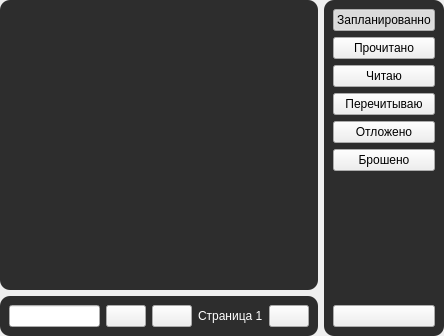
<?xml version="1.0" encoding="UTF-8"?>
<ui version="4.0">
 <class>Form</class>
 <widget class="QWidget" name="Form">
  <property name="geometry">
   <rect>
    <x>0</x>
    <y>0</y>
    <width>444</width>
    <height>336</height>
   </rect>
  </property>
  <property name="windowTitle">
   <string>Form</string>
  </property>
  <property name="styleSheet">
   <string notr="true">QFrame {
	border-radius: 10px;
	background-color: rgb(45, 45, 45);
	color: rgb(255, 255, 255);
}</string>
  </property>
  <layout class="QHBoxLayout" name="horizontalLayout_4">
   <property name="leftMargin">
    <number>0</number>
   </property>
   <property name="topMargin">
    <number>0</number>
   </property>
   <property name="rightMargin">
    <number>0</number>
   </property>
   <property name="bottomMargin">
    <number>0</number>
   </property>
   <item>
    <layout class="QVBoxLayout" name="search">
     <item>
      <widget class="QFrame" name="items_frame">
       <property name="frameShape">
        <enum>QFrame::StyledPanel</enum>
       </property>
       <property name="frameShadow">
        <enum>QFrame::Raised</enum>
       </property>
       <layout class="QVBoxLayout" name="verticalLayout_3">
        <item>
         <widget class="QListWidget" name="items_list">
          <property name="wordWrap">
           <bool>true</bool>
          </property>
         </widget>
        </item>
       </layout>
      </widget>
     </item>
     <item>
      <widget class="QFrame" name="search_frame">
       <property name="frameShape">
        <enum>QFrame::StyledPanel</enum>
       </property>
       <property name="frameShadow">
        <enum>QFrame::Raised</enum>
       </property>
       <layout class="QHBoxLayout" name="horizontalLayout_3">
        <item>
         <widget class="QFrame" name="text_frame">
          <property name="frameShape">
           <enum>QFrame::StyledPanel</enum>
          </property>
          <property name="frameShadow">
           <enum>QFrame::Raised</enum>
          </property>
          <layout class="QHBoxLayout" name="horizontalLayout_2">
           <property name="leftMargin">
            <number>0</number>
           </property>
           <property name="topMargin">
            <number>0</number>
           </property>
           <property name="rightMargin">
            <number>0</number>
           </property>
           <property name="bottomMargin">
            <number>0</number>
           </property>
           <item>
            <widget class="QLineEdit" name="title_line"/>
           </item>
           <item>
            <widget class="QPushButton" name="search_btn">
             <property name="text">
              <string/>
             </property>
             <property name="icon">
              <iconset resource="../desu_res.qrc">
               <normaloff>:/icons/images/search.png</normaloff>:/icons/images/search.png</iconset>
             </property>
            </widget>
           </item>
          </layout>
         </widget>
        </item>
        <item>
         <widget class="QFrame" name="page_frame">
          <property name="frameShape">
           <enum>QFrame::StyledPanel</enum>
          </property>
          <property name="frameShadow">
           <enum>QFrame::Raised</enum>
          </property>
          <layout class="QHBoxLayout" name="horizontalLayout">
           <property name="leftMargin">
            <number>0</number>
           </property>
           <property name="topMargin">
            <number>0</number>
           </property>
           <property name="rightMargin">
            <number>0</number>
           </property>
           <property name="bottomMargin">
            <number>0</number>
           </property>
           <item>
            <widget class="QPushButton" name="prev_btn">
             <property name="text">
              <string/>
             </property>
             <property name="icon">
              <iconset resource="../desu_res.qrc">
               <normaloff>:/icons/images/prev.png</normaloff>:/icons/images/prev.png</iconset>
             </property>
            </widget>
           </item>
           <item>
            <widget class="QLabel" name="page_label">
             <property name="text">
              <string>Страница 1</string>
             </property>
            </widget>
           </item>
           <item>
            <widget class="QPushButton" name="next_btn">
             <property name="text">
              <string/>
             </property>
             <property name="icon">
              <iconset resource="../desu_res.qrc">
               <normaloff>:/icons/images/next.png</normaloff>:/icons/images/next.png</iconset>
             </property>
            </widget>
           </item>
          </layout>
         </widget>
        </item>
       </layout>
      </widget>
     </item>
    </layout>
   </item>
   <item>
    <widget class="QFrame" name="lists_frame">
     <property name="frameShape">
      <enum>QFrame::StyledPanel</enum>
     </property>
     <property name="frameShadow">
      <enum>QFrame::Raised</enum>
     </property>
     <layout class="QVBoxLayout" name="verticalLayout_2">
      <item>
       <widget class="QPushButton" name="planned_btn">
        <property name="text">
         <string>Запланированно</string>
        </property>
        <property name="checkable">
         <bool>true</bool>
        </property>
        <property name="checked">
         <bool>true</bool>
        </property>
        <property name="autoExclusive">
         <bool>true</bool>
        </property>
       </widget>
      </item>
      <item>
       <widget class="QPushButton" name="completed_btn">
        <property name="text">
         <string>Прочитано</string>
        </property>
        <property name="checkable">
         <bool>true</bool>
        </property>
        <property name="autoRepeat">
         <bool>false</bool>
        </property>
        <property name="autoExclusive">
         <bool>true</bool>
        </property>
       </widget>
      </item>
      <item>
       <widget class="QPushButton" name="reading_btn">
        <property name="text">
         <string>Читаю</string>
        </property>
        <property name="checkable">
         <bool>true</bool>
        </property>
        <property name="autoRepeat">
         <bool>false</bool>
        </property>
        <property name="autoExclusive">
         <bool>true</bool>
        </property>
       </widget>
      </item>
      <item>
       <widget class="QPushButton" name="re_reading_btn">
        <property name="text">
         <string>Перечитываю</string>
        </property>
        <property name="checkable">
         <bool>true</bool>
        </property>
        <property name="autoExclusive">
         <bool>true</bool>
        </property>
       </widget>
      </item>
      <item>
       <widget class="QPushButton" name="on_hold_btn">
        <property name="text">
         <string>Отложено</string>
        </property>
        <property name="checkable">
         <bool>true</bool>
        </property>
        <property name="autoExclusive">
         <bool>true</bool>
        </property>
       </widget>
      </item>
      <item>
       <widget class="QPushButton" name="dropped_btn">
        <property name="text">
         <string>Брошено</string>
        </property>
        <property name="checkable">
         <bool>true</bool>
        </property>
        <property name="autoExclusive">
         <bool>true</bool>
        </property>
       </widget>
      </item>
      <item>
       <spacer name="verticalSpacer">
        <property name="orientation">
         <enum>Qt::Vertical</enum>
        </property>
        <property name="sizeHint" stdset="0">
         <size>
          <width>20</width>
          <height>40</height>
         </size>
        </property>
       </spacer>
      </item>
      <item>
       <widget class="QPushButton" name="auth_btn">
        <property name="text">
         <string/>
        </property>
       </widget>
      </item>
     </layout>
    </widget>
   </item>
  </layout>
 </widget>
 <resources>
  <include location="../desu_res.qrc"/>
 </resources>
 <connections/>
</ui>
